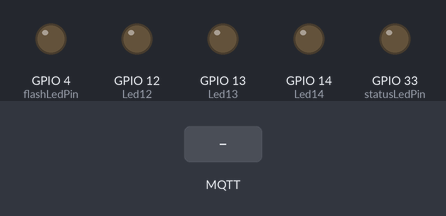
A sketch run on a simulated ESP32. On the bench: output pins drawn as LEDs (lit = HIGH). The test bench sets the inputs (shaded band). WiFi joins after 1.5 s; servers stay silent unless stated; no MQTT or app messages arrive unless stated; what the sketch prints to the serial monitor is not drawn.

Above: at 5.2 s.
5.3 s: MQTT message "true" arrives on the first subscribed topic
At 5.8 s:
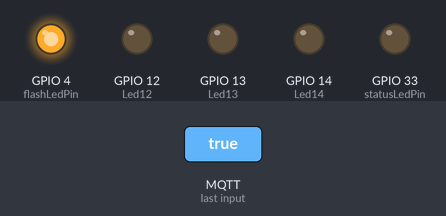
6.8 s: MQTT message "false" arrives on the first subscribed topic
At 9.6 s:
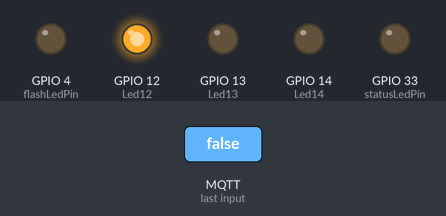
9.8 s: MQTT message "true" arrives on the first subscribed topic
At 10.4 s:
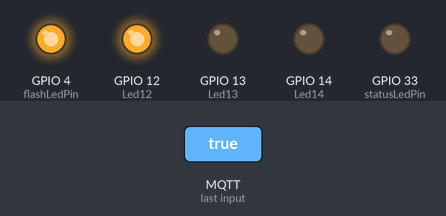
Timing chart, 0 to 55.5 s (numbered marks = the images above; inputs shaded):
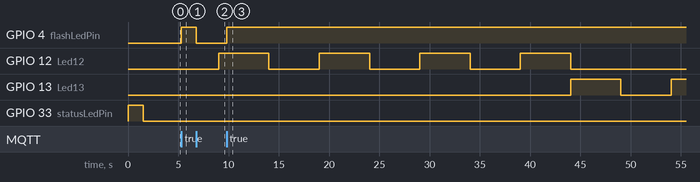

The sketch:

No_Bloqueante_tres_leds_MQTT.ino
```cpp
//*****************************************************************************************
//                                  No_Bloqueante_tres_leds_MQTT
//
//    Autor: Jorge Miguel Jaimes Ponce
//    Diplomado: Internet de las cosas
//
//    Este programa es una tarea, la cual consiste en utilizar la funcuón millis() para
// realizar pausas en bloques de programa, sin detener la ejecución del programa en
// general.
//    Se tienen tres leds, en los pines 12, 13 y 14, los cuales se encenderán y apagarán
// con frecuencias distintas. Y uno a la vez varias veces:
//          Led1 : Encender y apagar 4 veces con una frecuencia de 5 segundos:
//          Led2 : Encender y apagar 8 veces con una frecuencia de 3 segundos
//          Led3 : Encender y apagar 10 veces con una frecuencia de 1 segundo
//
//    Además enviara a nodered utilizando MQTT y un beoker, la cantidad de veces que
// se enciende la secuencia de led en curso.
//
//                                       14/10/2021
//
//*****************************************************************************************

#define CAMERA_MODEL_AI_THINKER // Has PSRAM


/*
 * Conexión básica por MQTT del NodeMCU
 * por: Hugo Escalpelo
 * Fecha: 28 de julio de 2021
 *
 * Este programa envía datos  por Internet a través del protocolo MQTT. Para poder
 * comprobar el funcionamiento de este programa, es necesario conectarse a un broker
 * y usar NodeRed para visualzar que la información se está recibiendo correctamente.
 * Este programa no requiere componentes adicionales.
 *
 * Componente     PinESP32CAM     Estados lógicos
 * ledStatus------GPIO 33---------On=>LOW, Off=>HIGH
 * ledFlash-------GPIO 4----------On=>HIGH, Off=>LOW
 */

//Bibliotecas
#include <WiFi.h>  // Biblioteca para el control de WiFi
#include <PubSubClient.h> //Biblioteca para conexion MQTT

//Datos de WiFi
const char* ssid = "*********";  // Aquí debes poner el nombre de tu red
const char* password = "************";  // Aquí debes poner la contraseña de tu red

//Datos del broker MQTT
//const char* mqtt_server = "3.122.36.163"; // Si estas en una red local, coloca la IP asignada, en caso contrario, coloca la IP publica
const char* mqtt_server = "3.122.36.163";
IPAddress server(3,122,36,163);

// Objetos
WiFiClient espClient; // Este objeto maneja los datos de conexion WiFi
PubSubClient client(espClient); // Este objeto maneja los datos de conexion al broker

// Variables
int flashLedPin = 4;  // Para indicar el estatus de conexión
int statusLedPin = 33; // Para ser controlado por MQTT
long timeNow, timeLast; // Variables de control de tiempo no bloqueante
int data = 0; // Contador
int wait = 5000;  // Indica la espera cada 5 segundos para envío de mensajes MQTT

//***************************************************************************
//   Variables utilizadas en la secuenca y encendido apagado de e leds

#define Led12 12
#define Led13 13
#define Led14 14

//Inicializar los tiempos de los leds Led12, Led13 y Led14
unsigned long t0_12 = 0;
unsigned long t0_13 = 0;
unsigned long t0_14 = 0;

//  Variables correspondientes a lo tiempos siguientes
//  de los leds Led12, Led13 y Led14
unsigned long t1_12 = 0;
unsigned long t1_13 = 0;
unsigned long t1_14 = 0;

bool Led1 = false;
bool Led2 = false;
bool Led3 = false;

byte loop_Led1 = 0;
byte loop_Led2 = 0 ;
byte loop_Led3 = 0 ;
byte veces = 1;

char dataString[8];

//***************************************************************************


// Inicialización del programa
void setup() {
  // Iniciar comunicación serial
  Serial.begin (115200);
  pinMode (flashLedPin, OUTPUT);
  pinMode (statusLedPin, OUTPUT);
  digitalWrite (flashLedPin, LOW);
  digitalWrite (statusLedPin, HIGH);

  Serial.println();
  Serial.println();
  Serial.print("Conectar a ");
  Serial.println(ssid);

  WiFi.begin(ssid, password); // Esta es la función que realiz la conexión a WiFi

  while (WiFi.status() != WL_CONNECTED) { // Este bucle espera a que se realice la conexión
    digitalWrite (statusLedPin, HIGH);
    delay(500); //dado que es de suma importancia esperar a la conexión, debe usarse espera bloqueante
    digitalWrite (statusLedPin, LOW);
    Serial.print(".");  // Indicador de progreso
    delay (5);
  }

  // Cuando se haya logrado la conexión, el programa avanzará, por lo tanto, puede informarse lo siguiente
  Serial.println();
  Serial.println("WiFi conectado");
  Serial.println("Direccion IP: ");
  Serial.println(WiFi.localIP());

  // Si se logro la conexión, encender led
  if (WiFi.status () > 0){
  digitalWrite (statusLedPin, LOW);
  }

  delay (1000); // Esta espera es solo una formalidad antes de iniciar la comunicación con el broker

  //Serial.end();

  // Conexión con el broker MQTT
  client.setServer(server, 1883); // Conectarse a la IP del broker en el puerto indicado
  client.setCallback(callback); // Activar función de CallBack, permite recibir mensajes MQTT y ejecutar funciones a partir de ellos
  //delay(1500);  // Esta espera es preventiva, espera a la conexión para no perder información
  delay(1500);  // Esta espera es preventiva, espera a la conexión para no perder información

  timeLast = millis (); // Inicia el control de tiempo


//**************************************************************************************
//   Inicialización de variables utilizadas en la secuenca y encendido apagado de e leds

    //Configurando los LedsXX como salidas
  pinMode(Led12,OUTPUT);
  pinMode(Led13,OUTPUT);
  pinMode(Led14,OUTPUT);

  //Inicializando estado lógico de las salidas
  digitalWrite(Led12,Led1);
  digitalWrite(Led13,Led2);
  digitalWrite(Led14,Led3);

  //Inicializando t0 paa cada led
  t0_12 = millis();
  t0_13 = t0_12;
  t0_14 = t0_12;

//**************************************************************************************

}// fin del void setup ()


//*****************************************
// Cuerpo del programa, bucle principal
//*****************************************

void loop() {

  //distancia = distanceSensor.measureDistanceCm();


  //Verificar siempre que haya conexión al broker
  if (!client.connected()) {
    reconnect();  // En caso de que no haya conexión, ejecutar la función de reconexión, definida despues del void setup ()
  }// fin del if (!client.connected())
  client.loop(); // Esta función es muy importante, ejecuta de manera no bloqueante las funciones necesarias para la comunicación con el broker

  timeNow = millis(); // Control de tiempo para esperas no bloqueantes
  if (timeNow - timeLast > wait) { // Manda un mensaje por MQTT cada cinco segundos
    timeLast = timeNow; // Actualización de seguimiento de tiempo

        //***********************************************************************************************************************************
        //                      Bloque de programa para el blink de leds, y repetición de n veces
        //***********************************************************************************************************************************

        char dataString[8]; // Define una arreglo de caracteres para enviarlos por MQTT, especifica la longitud del mensaje en 8 caracteres

        if(veces >=1  and veces <=8){
          if(veces == 1){
            //Serial.println("4 veces");
            data = 4;

          }
              blink_Led12(2500);    //Blink de Led12 con intervalo de 5 seg de encndido y 5 seg apagado
        }

        if(veces >=9  and veces <= 24){
          if(veces == 9){
            //Serial.println("8 veces");
            data = 8;

          }
              blink_Led13(1500);    //Blink de Led13 con intervalo de 3 seg de encndido y 3 seg apagado
        }

        if(veces >= 25 and veces <= 44){
          if(veces == 25){
            //Serial.println("10 veces");
            data = 10;

          }
              blink_Led14(500);     //Blink de Led14 con intervalo de 0.5 seg de encndido y 0.5 seg apagado
        }

      //*************************************************************************************************************************************
      //                      FIN de Bloque de programa para el blink de leds, y repetición de n veces
      //*************************************************************************************************************************************

  }// fin del if (timeNow - timeLast > wait)
}// fin del void loop ()

//**********************************************************************************************************************************************
//                                        FIN de Cuerpo del programa, bucle principal
//**********************************************************************************************************************************************


//*************************
// Funciones de usuario
//*************************

// Esta función permite tomar acciones en caso de que se reciba un mensaje correspondiente a un tema al cual se hará una suscripción
void callback(char* topic, byte* message, unsigned int length) {

  // Indicar por serial que llegó un mensaje
  Serial.print("Llegó un mensaje en el tema: ");
  Serial.print(topic);

  // Concatenar los mensajes recibidos para conformarlos como una varialbe String
  String messageTemp; // Se declara la variable en la cual se generará el mensaje completo
  for (int i = 0; i < length; i++) {  // Se imprime y concatena el mensaje
    Serial.print((char)message[i]);
    messageTemp += (char)message[i];
  }

  // Se comprueba que el mensaje se haya concatenado correctamente
  Serial.println();
  Serial.print ("Mensaje concatenado en una sola variable: ");
  Serial.println (messageTemp);

  // En esta parte puedes agregar las funciones que requieras para actuar segun lo necesites al recibir un mensaje MQTT

  // Ejemplo, en caso de recibir el mensaje true - false, se cambiará el estado del led soldado en la placa.
  // El ESP323CAM está suscrito al tema esp/output
  if (String(topic) == "codigoiot/foco/jjaimes") {  // En caso de recibirse mensaje en el tema esp32/output
    if(messageTemp == "true"){
      Serial.println("Led encendido");
      digitalWrite(flashLedPin, HIGH);
    }// fin del if (String(topic) == "codigoiot/foco/jjaimes")
    else if(messageTemp == "false"){
      Serial.println("Led apagado");
      digitalWrite(flashLedPin, LOW);
    }// fin del else if(messageTemp == "false")
  }// fin del if (String(topic) == "codigoiot/foco/jjaimes")
}// fin del void callback

// Función para reconectarse
void reconnect() {
  // Bucle hasta lograr conexión
  while (!client.connected()) { // Pregunta si hay conexión
    Serial.print("Tratando de contectarse...");
    // Intentar reconexión
    if (client.connect("ESP32CAMClient")) { //Pregunta por el resultado del intento de conexión
      Serial.println("Conectado");
      client.subscribe("codigoiot/foco/jjaimes"); // Esta función realiza la suscripción al tema
    }// fin del  if (client.connect("ESP32CAMClient"))
    else {  //en caso de que la conexión no se logre
      Serial.print("Conexion fallida, Error rc=");
      Serial.print(client.state()); // Muestra el codigo de error
      Serial.println(" Volviendo a intentar en 5 segundos");
      // Espera de 5 segundos bloqueante
      delay(50);
      Serial.println (client.connected ()); // Muestra estatus de conexión
    }// fin del else
  }// fin del bucle while (!client.connected())
}// fin de void reconnect()


//****************************************************
//  Funciones de blink de leds Led12, Led13 y Led14
//****************************************************

void blink_Led12(int tiempo){

   t1_12 = millis();                //Cargando tiempo actual
    //Determinando el tiempó transcurrido
     if (t1_12 - t0_12 >= tiempo){              //Ya son 5 segundos...?
        t0_12 = millis();
        data = 4;
        dtostrf(data, 1, 2, dataString);
        client.publish("codigoiot/secuencia/jjaimes", dataString );
        Led1 = toggleLed(Led12,Led1);

        veces = veces + 1;
     }
}


void blink_Led13(int tiempo){
     t1_13 = millis();                //Cargando tiempo actual
    //Determinando el tiempó transcurrido
     if (t1_13 = t1_13 - t0_13 >= tiempo){              //Ya son 3 segundos...?
        t0_13 = millis();
        data = 8;
        dtostrf(data, 1, 2, dataString);
        client.publish("codigoiot/secuencia/jjaimes", dataString );
        Led2 = toggleLed(Led13,Led2);

        veces = veces + 1;
     }
}

void blink_Led14(int tiempo){
  t1_14 = millis();                //Cargando tiempo actual
     //Determinando el tiempó transcurrido
     if (t1_14 - t0_14 >= tiempo){               //Ya son 500 mili segundos...?
        t0_14 = millis();
        data = 10;
        dtostrf(data, 1, 2, dataString);
        client.publish("codigoiot/secuencia/jjaimes", dataString );
        Led3 = toggleLed(Led14,Led3);

       veces = veces + 1;

        if(veces >=45){
          veces = 1;

        }
     }
}

//**********************************************************
//  FIN de Funciones de blink de leds Led12, Led13 y Led14
//**********************************************************

bool toggleLed(int pinLed, bool estado) {
  digitalWrite(pinLed,!estado);
  return(!estado);
}
```

Measured:
- after the input at 5.3 s, GPIO 4 (flashLedPin): LOW → HIGH at once
- after the input at 6.8 s, GPIO 4 (flashLedPin): HIGH → LOW at once
- after the input at 9.8 s, GPIO 4 (flashLedPin): LOW → HIGH at once
- by itself, GPIO 12 (Led12): alternates HIGH for 5.0 s and LOW for 5.0 s, 7 changes in all, then stays LOW
